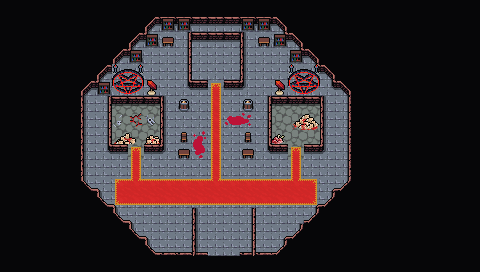

A level layout from a 2D game, rendered from its tile map. Below: a short description, then the map file with tile-grid data replaced by summaries:
An orthogonal 30x17 tile map with 16x16 px tiles, 4 tile layers (SubBackGround, Background, Walls, Clutter), 4 tilesets and 5 objects.

<map version="1.10" tiledversion="1.11.2" orientation="orthogonal" renderorder="right-down" width="30" height="17" tilewidth="16" tileheight="16" infinite="0" nextlayerid="8" nextobjectid="110">
 <editorsettings>
  <export target="wastetown..tmx" format="tmx" />
 </editorsettings>
 <properties>
  <property name="dungeonEffect" value="{&quot;startBattleWithCard&quot;: [ &quot;Abyssal Gatekeeper&quot; ]}" />
 </properties>
 <tileset firstgid="1" source="../../../../common/maps/tileset/main.tsx" />
 <tileset firstgid="10113" source="../../../../common/maps/tileset/buildings.tsx" />
 <tileset firstgid="11905" source="../../../../common/maps/tileset/main-nocollide.tsx" />
 <tileset firstgid="22017" source="../../../../common/maps/tileset/dungeon/dungeon_bis.tsx" />
 <layer id="7" name="SubBackGround" width="30" height="17">
  <data>[510 cells, 48 non-empty, 1 distinct tile ids]</data>
 </layer>
 <layer id="1" name="Background" width="30" height="17">
  <data>[510 cells, 498 non-empty, 5 distinct tile ids]</data>
 </layer>
 <layer id="2" name="Walls" width="30" height="17">
  <data>[510 cells, 375 non-empty, 16 distinct tile ids]</data>
 </layer>
 <layer id="3" name="Clutter" width="30" height="17">
  <properties>
   <property name="spriteLayer" type="bool" value="true" />
  </properties>
  <data>[510 cells, 89 non-empty, 37 distinct tile ids]</data>
 </layer>
 <objectgroup id="4" name="Objects">
  <object id="105" template="../../../../common/maps/obj/entry_up.tx" x="203.559" y="253.317" width="48" height="16">
   <properties>
    <property name="teleport" value="" />
   </properties>
  </object>
  <object id="106" template="../../../../common/maps/obj/scroll.tx" x="128.281" y="177.838">
   <properties>
    <property name="reward" value="[ { &quot;type&quot;: &quot;card&quot;, &quot;cardName&quot;: &quot;Tempted by the Oriq&quot;, &quot;count&quot;: 1 } ]" />
   </properties>
  </object>
  <object id="107" template="../../../../common/maps/obj/scroll.tx" x="287.724" y="178.376">
   <properties>
    <property name="reward" value="[ { &quot;type&quot;: &quot;card&quot;, &quot;cardName&quot;: &quot;Oriq Loremage&quot;, &quot;count&quot;: 1 } ]" />
   </properties>
  </object>
  <object id="108" template="../../../../common/maps/obj/enemy.tx" x="207.464" y="73.8763">
   <properties>
    <property name="dialog">[
	{
		"name": "",
		"text": "'You are bold, to approach me here. I have need of agents to execture a vendetta. Serve me, and you will be generously rewarded'",
		"options":
			[
				{
					"name": "The dragons are dead.",
                    "text": "'Excellent. Strixhaven's demise is assured!'",
					"action": [ { "deleteMapObject": -1 },
                    {"grantRewards": [
		      {"type": "item", "count": 1, "itemName": "Graduation Cap"},
                        {"type": "shards", "count": 50},
                        {"type": "card", "count": 1, "cardName": "Extus, Oriq Overlord"}            
                      ] } ]
                    ,
					"condition": [{"item": "Explorer's Cloak"}, {"item": "Librarian's Robes"}, {"item": "Oracle's Robes"}, {"item": "Witch's Cloak"}, {"item": "Student's Robes"}],
					"options": [ { "name": "(Continue)" } ]
				},
				{
					"name": "Who do you need dead?",
					"text": "'Straight to the point. Excellent. Kill the five founder dragons of the Strixhaven colleges. One resides in each biome. Show me the items they carried and receive your reward.'",
					"options": [ { "name": "You mentioned a reward?",
					"text": "'I have a unique item taken from a fallen Strixhaven dean, and a great many mana shards to offer.'",
					"options": [ { "name": "I'll consider it." } ]
					 }]
				},
                {
					"name": "No thanks, creep.",
					"text": "'Stay out of my way.'",
					"options": [ { "name": "(Continue)" } ]
				}
			]
	}
]</property>
    <property name="enemy" value="Extus" />
   </properties>
  </object>
  <object id="109" template="../../../../common/maps/obj/dialog.tx" x="184.711" y="206.637" width="77.6667" height="15.5" visible="1">
   <properties>
    <property name="dialog">[
{
   "text": "The metallic scent of freshly spilled blood is thick in this chamber. Unholy mana swirls about, centering on a masked figure at the back of the room. Perhaps strangely, they don't appear to be hostile.",
   "options": [{
      "name": "(Continue)", "action": [{"deleteMapObject":-1}]}]
}
]</property>
   </properties>
  </object>
 </objectgroup>
</map>
